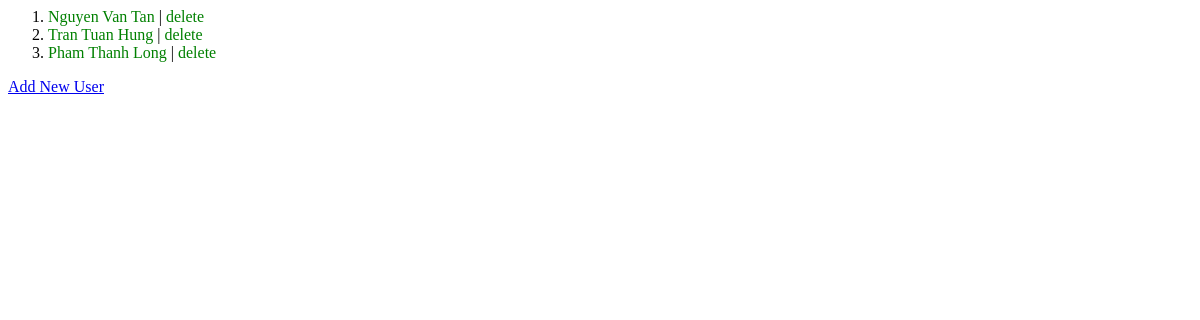
Before: /asigm_1_app/ with the older database file.
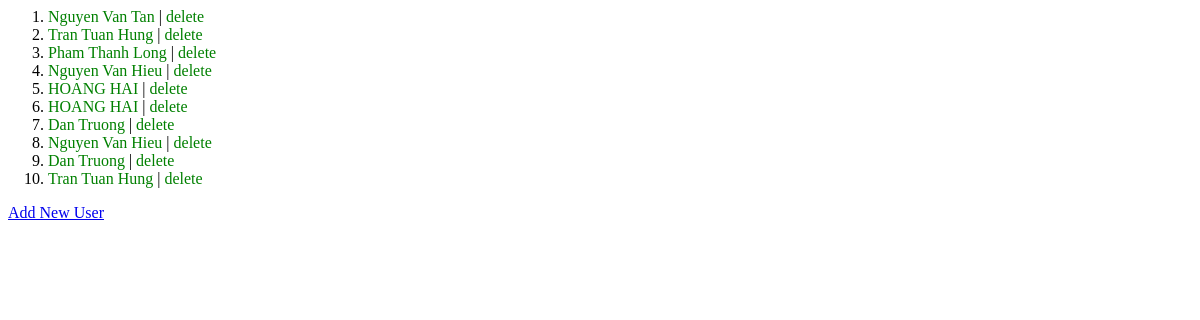
After: the same page with the newer database file.
### asigm_1_app/models.py (models this page shows)
class Person(models.Model):
    name = models.CharField(max_length=100)
    age = models.IntegerField()
    address = models.CharField(max_length=200)
    mobile_number = models.CharField(max_length=50)

### asigm_1_app/views.py (the view)
# urls.py: path('', views.index, name='index'),
def index(request):
    latest_person_list = Person.objects.all().values()
    context = {'latest_person_list': latest_person_list}
    return render(request, 'asigm_1_app/index.html', context)

### asigm_1_app/templates/asigm_1_app/index.html
{% load static %}
<link rel="stylesheet" type="text/css" href="{% static 'asigm_1_app/style.css' %}" />
{% if latest_person_list %}
<ol>
    {% for person in latest_person_list %}
    <li><a href="{% url 'asigm:detail' person.id %}" style="text-decoration: none">{{ person.name }}</a> | <a
            href="delete/{{ person.id }}" style="text-decoration: none">delete</a></li>
    {% endfor %}
</ol>
{% else %}
<p>No Data.</p>
{% endif %}
<a href="{% url 'asigm:adduser' %} ">Add New User</a>

### asigm_1_app/static/asigm_1_app/style.css (style rules this page uses)
li a { color: green; text-decoration: none; }

Changed rows visible on the page:
added Person: name "Nguyen Van Hieu"
added Person: name "HOANG HAI"
added Person: name "HOANG HAI"
added Person: name "Dan Truong"
added Person: name "Nguyen Van Hieu"
added Person: name "Dan Truong"
added Person: name "Tran Tuan Hung"
